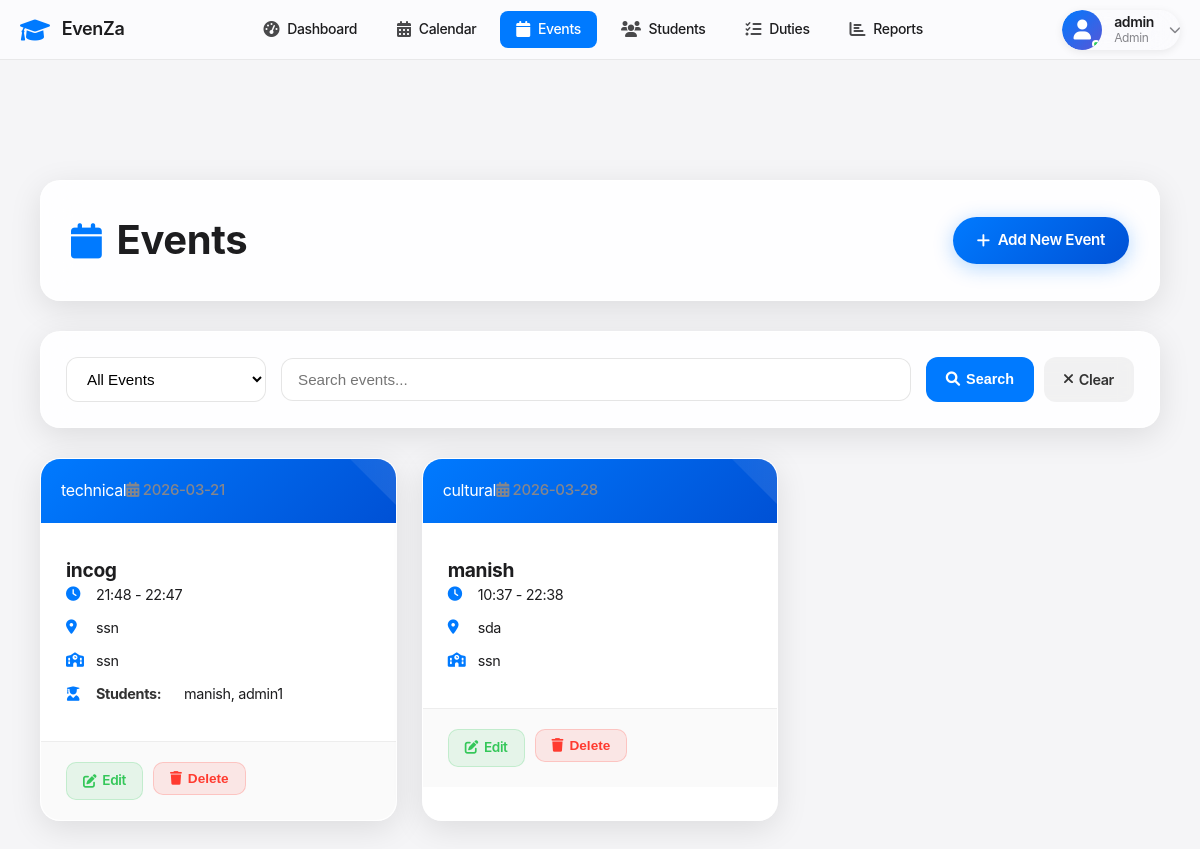
Screenshot of /events (signed in) with the database file from the repository.
### tables this page shows
CREATE TABLE events (
            id INTEGER PRIMARY KEY AUTOINCREMENT,
            name TEXT NOT NULL,
            type TEXT NOT NULL,
            event_date DATE NOT NULL,
            start_time TIME NOT NULL,
            end_time TIME NOT NULL,
            venue TEXT NOT NULL,
            description TEXT,
            host_school TEXT NOT NULL,
            participating_schools TEXT,
            status TEXT DEFAULT 'upcoming',
            created_at TIMESTAMP DEFAULT CURRENT_TIMESTAMP
        );

### app.py (the view)
@app.route('/events')
@login_required
def events():
    conn = get_db_connection()
    filter_type = request.args.get('filter', 'all')
    search = request.args.get('search', '')
    query = 'SELECT * FROM events WHERE 1=1'
    params = []
    if filter_type == 'upcoming':
        query += ' AND event_date >= DATE("now")'
    elif filter_type == 'completed':
        query += ' AND event_date < DATE("now")'
    if search:
        query += ' AND (name LIKE ? OR type LIKE ? OR venue LIKE ?)'
        params.extend([f'%{search}%', f'%{search}%', f'%{search}%'])
    query += ' ORDER BY event_date ASC'
    events_rows = conn.execute(query, params).fetchall()
    events = []
    for row in events_rows:
        e = dict(row)
        participants_rows = conn.execute('''
            SELECT p.name
            FROM participants p
            JOIN participant_events pe ON p.id = pe.participant_id
            WHERE pe.event_id = ?
        ''', (e['id'],)).fetchall()
        e['assigned_participants'] = [p['name'] for p in participants_rows]
        events.append(e)
    conn.close()
    return render_template('events.html', events=events, filter_type=filter_type, search=search)

### app.py (called while the page is built)
def get_db_connection():
    conn = sqlite3.connect('events.db')
    conn.row_factory = sqlite3.Row
    return conn

def login_required(f):
    @wraps(f)
    def decorated_function(*args, **kwargs):
        if 'user_id' not in session:
            flash('Please login to access this page', 'error')
            return redirect(url_for('login'))
        return f(*args, **kwargs)
    return decorated_function

### templates/events.html (shortened to what this page needs)
{% extends "base.html" %}
{% block content %}
<div class="content">
    <div class="header">
        <div class="header-content">
            <h1><i class="fas fa-calendar"></i> Events</h1>
            {% if session.role in ['admin', 'super_admin'] %}
            <a href="{{ url_for('add_event') }}" class="add-btn">
                <i class="fas fa-plus"></i> Add New Event
            </a>
            {% endif %}
        </div>
    </div>
    <div class="controls">
        <form method="GET" class="controls-form">
            <select name="filter" class="form-select" onchange="this.form.submit()">
                <option value="all" {% if filter_type == 'all' %}selected{% endif %}>All Events</option>
            </select>
            <input type="text" name="search" class="form-input" placeholder="Search events..." value="{{ search }}">
            <div class="btn-group">
                <button type="submit" class="btn btn-primary">
                    <i class="fas fa-search"></i> Search
                </button>
                <a href="{{ url_for('events') }}" class="btn btn-secondary">
                    <i class="fas fa-times"></i> Clear
                </a>
            </div>
        </form>
    </div>
    <div class="events-grid">
        {% for event in events %}
        <div class="event-card fade-in" onclick="window.location.href='{{ url_for('event_detail', id=event.id) }}';" style="cursor: pointer;">
            <div class="event-header">
                <div class="event-badge">{{ event.type }}</div>
                <div class="event-date">
                    <i class="fas fa-calendar-alt"></i>
                    {{ event.event_date }}
                </div>
            </div>
            <div class="event-body">
                <h2 class="event-title">{{ event.name }}</h2>
                <div class="event-info">
                    <div class="event-detail">
                        <i class="fas fa-clock"></i>
                        {{ event.start_time }} - {{ event.end_time }}
                    </div>
                    <div class="event-detail">
                        <i class="fas fa-map-marker-alt"></i>
                        {{ event.venue }}
                    </div>
                    <div class="event-detail">
                        <i class="fas fa-school"></i>
                        {{ event.host_school }}
                    </div>
                    {% if event.assigned_participants %}
                        <div class="event-detail">
                            <i class="fas fa-user-graduate"></i>
                            <strong>Students:</strong> {{ event.assigned_participants|join(', ') }}
                        </div>
                    {% endif %}
                </div>
            </div>
            {% if session.role in ['admin', 'super_admin'] %}
            <div class="event-footer" onclick="event.stopPropagation();">
                <a href="{{ url_for('edit_event', id=event.id) }}" class="btn-sm btn-edit">
                    <i class="fas fa-edit"></i> Edit
                </a>
                <form method="POST" action="{{ url_for('delete_event', id=event.id) }}" style="display: inline;">
                    <button type="submit" class="btn-sm btn-delete"
                            onclick="return confirm('Are you sure you want to delete this event?')">
                        <i class="fas fa-trash"></i> Delete
                    </button>
                </form>
            </div>
            {% endif %}
        </div>
        {% endfor %}
    </div>
</div>
{% endblock %}

### static/css/style.css (style rules this page uses)
* { margin: 0; padding: 0; box-sizing: border-box; }
body { font-family: -apple-system, BlinkMacSystemFont, 'Segoe UI', Roboto, Oxygen, Ubuntu, Cantarell, sans-serif; background: #f5f5f7; color: #1d1d1f; line-height: 1.47059; font-weight: 400; letter-spacing: -.022em; }
.event-card { transition: all 0.3s cubic-bezier(0.4, 0, 0.2, 1); }
.event-header { display: flex; justify-content: between; align-items: flex-start; margin-bottom: 8px; }
.event-date { font-size: 15px; color: #86868b; font-weight: 500; }
.fade-in { opacity: 0; transform: translateY(30px); animation: fadeInUp 0.8s cubic-bezier(0.25, 0.46, 0.45, 0.94) forwards; }
.fade-in:nth-child(1) { animation-delay: 0.1s; }
.fade-in:nth-child(2) { animation-delay: 0.2s; }

### templates/base.html (style rules this page uses)
* { margin: 0; padding: 0; box-sizing: border-box; }
body { font-family: -apple-system, BlinkMacSystemFont, 'Segoe UI', Roboto, Oxygen, Ubuntu, Cantarell, sans-serif; background: #f5f5f7; color: #1d1d1f; }

### rows the page displays
events: type "technical", event_date "2026-03-21", name "incog", start_time "21:48", end_time "22:47", venue "ssn", host_school "ssn", assigned_participants "manish, admin1"
events: type "cultural", event_date "2026-03-28", name "manish", start_time "10:37", end_time "22:38", venue "sda", host_school "ssn"

### other values shown
{{ session.username }} "admin"
{{ session.role|capitalize|replace('_', ' ') }} "Admin"
